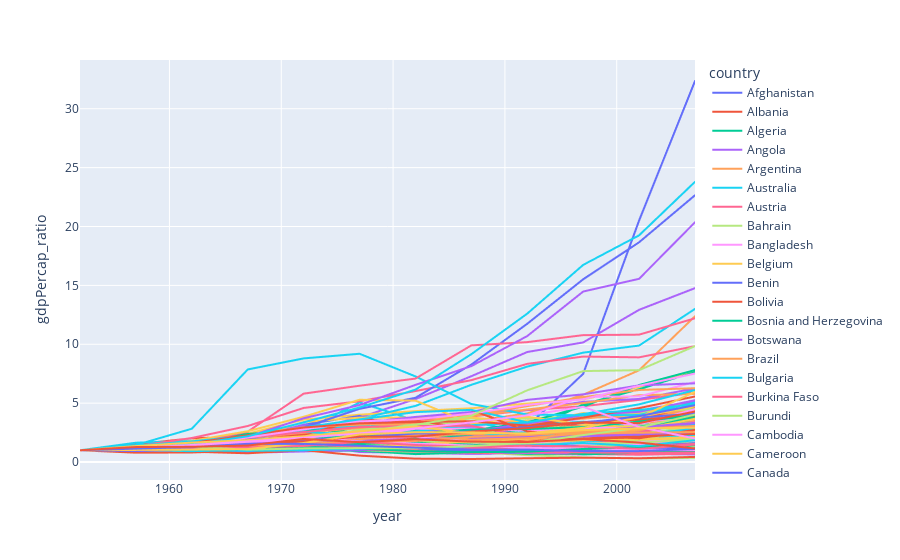

Write notebook code for a chart like this one.
### Code cell
px.line(gdp_and_pop_by_entity, x="year", y="gdpPercap_ratio", color="country")
